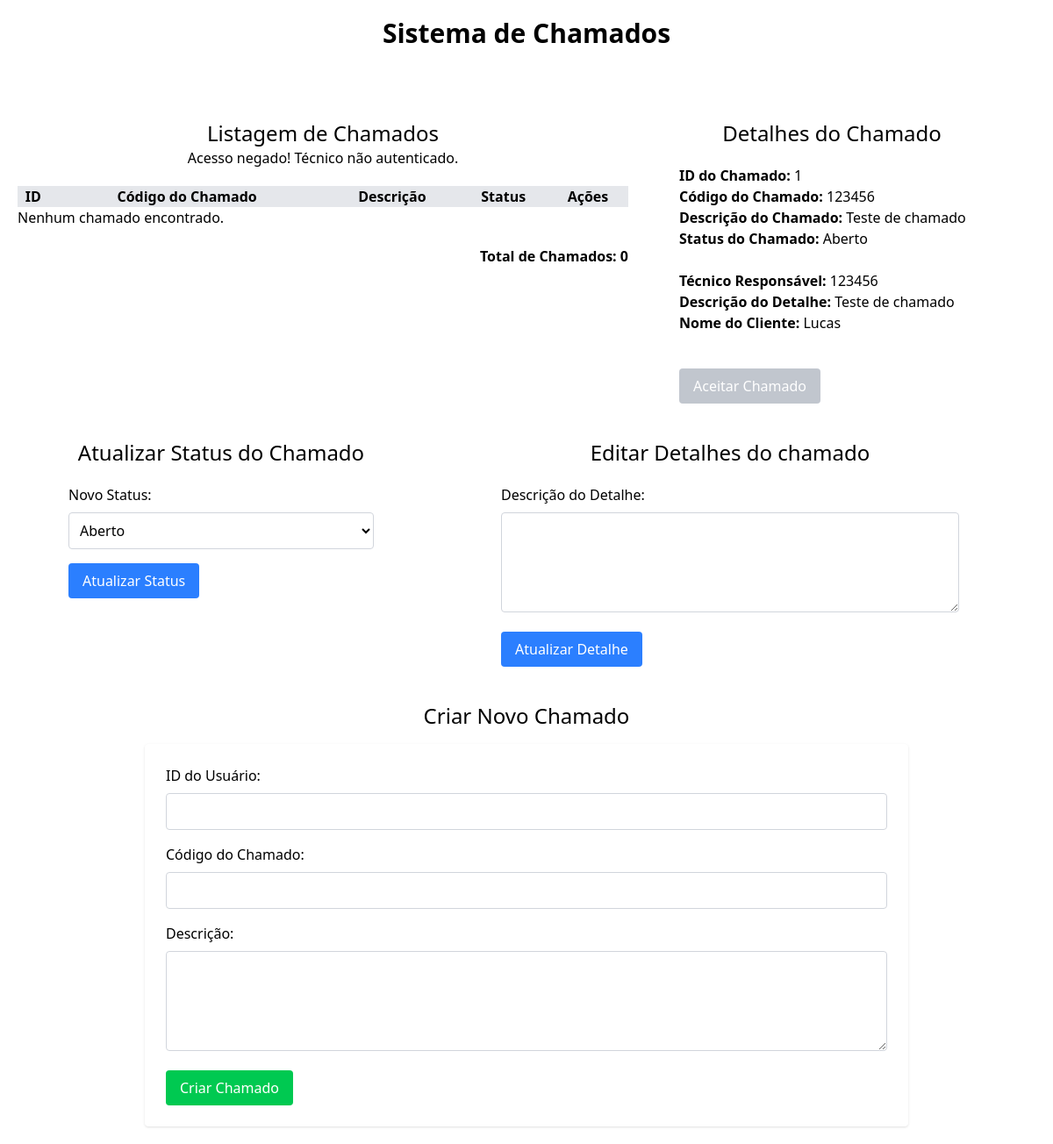
Screenshot of /view/chamados.php?id=1 with the database file from the repository.
### tables this page shows
CREATE TABLE IF NOT EXISTS Calleds(
    id INT AUTO_INCREMENT primary key,
    id_user INT NOT NULL,
    code_called INT NOT NULL UNIQUE,
    description VARCHAR(255) NOT NULL,
    estatus VARCHAR(255) NOT NULL DEFAULT 'Aberto',
    created_at TIMESTAMP DEFAULT CURRENT_TIMESTAMP,
    updated_at TIMESTAMP DEFAULT CURRENT_TIMESTAMP ON UPDATE CURRENT_TIMESTAMP,
    FOREIGN KEY (id_user) REFERENCES Users(id) ON DELETE CASCADE
);

CREATE TABLE IF NOT EXISTS Calleds_technicians(
    id INT AUTO_INCREMENT primary key,
    id_called INT NOT NULL,
    id_technician INT NOT NULL,
    matricula_technician VARCHAR(255) NOT NULL,
    description VARCHAR(255) NULL,
    created_at TIMESTAMP DEFAULT CURRENT_TIMESTAMP,
    updated_at TIMESTAMP DEFAULT CURRENT_TIMESTAMP ON UPDATE CURRENT_TIMESTAMP,
    FOREIGN KEY (id_called) REFERENCES Calleds(id) ON DELETE CASCADE,
    FOREIGN KEY (id_technician) REFERENCES Technicians(id) ON DELETE CASCADE
);

CREATE TABLE IF NOT EXISTS Users(
    id INT AUTO_INCREMENT primary key,
    name VARCHAR(255) NOT NULL,
    cpf VARCHAR(255) NOT NULL UNIQUE,
    email VARCHAR(255) NOT NULL UNIQUE,
    telephone VARCHAR(255) NOT NULL,
    password VARCHAR(255) NOT NULL,
    tipo VARCHAR(255) NOT NULL DEFAULT 'user',
    estatus VARCHAR(255) NOT NULL DEFAULT 'active',
    created_at TIMESTAMP DEFAULT CURRENT_TIMESTAMP,
    updated_at TIMESTAMP DEFAULT CURRENT_TIMESTAMP ON UPDATE CURRENT_TIMESTAMP
);

### controller/authCalled.php (called while the page is built, shortened)
<?php
class CalledTechnicians
{
    private function isAuthenticated()
    {
        return isset($_SESSION['user']['matricula']) && isset($_SESSION['token']);
    }
    public function listAllCalleds()
    {
        if (!$this->isAuthenticated()) {
            return false;
        }
        $calledTechniciansModel = new TechniciansCalled();
        $calleds = $calledTechniciansModel->listAllCalleds();
        return $calleds;
    }
}

### model/userCalled.php (called while the page is built, shortened)
<?php
require_once '../factory/conexao.php';
class userCalled
{
    private $db;
    public function __construct()
    {
        $dbInstance = new Caminho();
        $this->db = $dbInstance->getConn();
    }
    public function getDetailsUSer($idCalled)
    {
        try {
            $query = "SELECT
                c.id AS called_id,
                c.code_called,
                c.description AS called_description,
                c.estatus AS called_status,
                ct.id AS detail_id,
                ct.id_technician,
                ct.matricula_technician,
                ct.description AS detail_description,
                u.name AS client_name
                  FROM Calleds c
                  LEFT JOIN Calleds_technicians ct ON c.id = ct.id_called
                  LEFT JOIN Users u ON c.id_user = u.id
                  WHERE c.id = ?";
            $stmt = $this->db->prepare($query);
            $stmt->execute([$idCalled]);
            $result = $stmt->fetch(PDO::FETCH_ASSOC);
            return $result ? $result : null;
        } catch (PDOException $e) {
            error_log("Erro ao obter detalhes do chamado: " . $e->getMessage());
            return false;
        }
    }
}

### factory/conexao.php (called while the page is built)
<?php
class Caminho
{
    public static $usuario = "root";
    public static $senha = "";
    public static $connect = null;
    private static function Conectar()
    {
        try {
            if (self::$connect == null) {
                self::$connect = new PDO(
                        'mysql:host=localhost;
                     dbname=technical_enterprise;',
                        self::$usuario,
                        self::$senha
                    );
            }
        } catch (Exception $ex) {
            echo 'Mensagem: ' . $ex->getMessage();
            die;
        }
        return self::$connect;
    }
    public function getConn()
    {
        return self::Conectar();
    }
}

### view/chamados.php (the view, shortened to what this page needs)
<?php require_once '../model/userCalled.php'; ?>
<?php require_once '../controller/authCalled.php'; ?>
<!DOCTYPE html>
<html lang="pt-br">
<head>
    <script src="https://cdn.jsdelivr.net/npm/@tailwindcss/browser@4"></script>
</head>
<body>
    <header>
        <h1 class="text-3xl flex justify-center my-5 font-semibold">Sistema de Chamados</h1>
    </header>
    <section class="w-full p-5">
        <section id="chamados" class="w-full flex flex-row">
            <section id="listagem" class="w-3/5 flex flex-col items-center mt-10">
                <h2 class="text-2xl flex justify-center">Listagem de Chamados</h2>
                <table class="w-full px-5 mt-5 justify-center [&>td]:text-center">
                    <thead class="bg-gray-200">
                        <tr>
                            <th>ID</th>
                            <th>Código do Chamado</th>
                            <th>Descrição</th>
                            <th>Status</th>
                            <th>Ações</th>
                        </tr>
                    </thead>
                    <tbody>
                        <?php
                        $techniciansCalled = new CalledTechnicians();
                        $calleds = $techniciansCalled->listAllCalleds();
                        if ($calleds) {
                            foreach ($calleds as $called) {
                                echo "<tr>";
                                echo "<td class='text-center'>" . htmlspecialchars($called['id']) . "</td>";
                                echo "<td class='text-center'>" . htmlspecialchars($called['code_called']) . "</td>";
                                echo "<td class='text-center'>" . htmlspecialchars($called['description']) . "</td>";
                                echo "<td class='text-center'>" . htmlspecialchars($called['estatus']) . "</td>";
                                echo "<td class='text-center'>";
                                echo "<a href='?id=" . htmlspecialchars($called['id']) . "' class='text-blue-500 underline'>Ver Detalhes</a> | ";
                                echo "<form method='POST' action='' style='display:inline'>
        <input type='hidden' name='deleteCalledId' value='" . htmlspecialchars($called['id']) . "'>
        <button type='submit' class='text-red-500 underline ml-1' onclick=\"return confirm('Tem certeza que deseja deletar este chamado?')\">Deletar</button>
      </form>";
                                echo "</td>";
                                echo "</tr>";
                            }
                        } else {
                            echo "<tr><td colspan='5'>Nenhum chamado encontrado.</td></tr>";
                        }
                        ?>
                    </tbody>
                    <tfoot>
                        <tr>
                            <td colspan="5" class="text-end font-semibold pt-5">Total de Chamados: <?php
                                                                                                    if (isset($calleds) && is_array($calleds)) {
                                                                                                        echo count($calleds);
                                                                                                    } else {
                                                                                                        echo 0;
                                                                                                    } ?></td>
                        </tr>
                    </tfoot>
                </table>
            </section>
            <section id="detalhes" class="w-2/5 flex flex-col items-center mt-10">
                <h2 class="text-2xl flex justify-center">Detalhes do Chamado</h2>
                <?php
                if (isset($_GET['id'])) {
                    $idCalled = $_GET['id'];
                    $userCalled = new userCalled();
                    $details = $userCalled->getDetailsUSer($idCalled);
                    if ($details) {
                        echo "<div class='w-3/4 mx-auto mt-5'>";
                        echo "<p><strong>ID do Chamado:</strong> " . htmlspecialchars($details['called_id']) . "</p>";
                        echo "<p><strong>Código do Chamado:</strong> " . htmlspecialchars($details['code_called']) . "</p>";
                        echo "<p><strong>Descrição do Chamado:</strong> " . htmlspecialchars($details['called_description']) . "</p>";
                        echo "<p><strong>Status do Chamado:</strong> " . htmlspecialchars($details['called_status']) . "</p>";
                        echo "<br>";
                        echo "<p><strong>Técnico Responsável:</strong> " . htmlspecialchars($details['matricula_technician']) . "</p>";
                        echo "<p><strong>Descrição do Detalhe:</strong> " . htmlspecialchars($details['detail_description']) . "</p>";
                        echo "<p><strong>Nome do Cliente:</strong> " . htmlspecialchars($details['client_name']) . "</p>";
                        echo "<br>";
                        $disabled = !empty($details['matricula_technician']);
                        $disabledAttr = $disabled ? 'disabled' : '';
                        $buttonClass = $disabled
                            ? 'bg-gray-400 text-white px-4 py-2 rounded cursor-not-allowed opacity-60'
                            : 'bg-green-500 text-white px-4 py-2 rounded hover:bg-green-600';
                        echo "<form action='' method='POST' class='mt-4'>
    <input type='hidden' name='acceptCalledId' value='" . htmlspecialchars($details['called_id']) . "'>
    <button type='submit' name='acceptCalled' class='" . $buttonClass . "' " . $disabledAttr . ">Aceitar Chamado</button>
</form>";
                        echo "</div>";
                    } else {
                        echo "<p>Nenhum detalhe encontrado para o chamado com ID: " . htmlspecialchars($idCalled) . "</p>";
                    }
                }
                ?>
            </section>
        </section>
        <?php
        if (isset($_GET['id'])) { ?>
            <section id="atualizar" class="w-full flex flex-row">
                <section id="atualizar_status" class="w-2/5 flex flex-col items-center mt-10">
                    <h2 class="text-2xl flex justify-center">Atualizar Status do Chamado</h2>
                    <form action="" method="POST" class="w-3/4 mx-auto mt-5">
                        <label for="status" class="block mb-2">Novo Status:</label>
                        <select name="status" id="status" class="border border-gray-300 rounded p-2 mb-4 w-full">
                            <option value="Aberto">Aberto</option>
                        </select>
                        <button type="submit" name="updateStatus" class="bg-blue-500 text-white px-4 py-2 rounded">Atualizar Status</button>
                    </form>
                </section>
                <section id="editar_detalhes" class="w-3/5 flex flex-col items-center mt-10">
                    <h2 class="text-2xl flex justify-center">Editar Detalhes do chamado</h2>
                    <form action="" method="POST" class="w-3/4 mx-auto mt-5">
                        <label for="description" class="block mb-2">Descrição do Detalhe:</label>
                        <textarea name="description" id="description" rows="4" class="border border-gray-300 rounded p-2 mb-4 w-full"></textarea>
                        <button type="submit" name="updateDetail" class="bg-blue-500 text-white px-4 py-2 rounded">Atualizar Detalhe</button>
                    </form>
                </section>
            </section>
        <?php } ?>
        <section id="criar_chamado" class="w-full flex flex-col items-center mt-10">
            <h2 class="text-2xl mb-4">Criar Novo Chamado</h2>
            <form method="POST" action="" class="w-3/4 bg-white p-6 rounded shadow">
                <label for="idUser" class="block mb-2">ID do Usuário:</label>
                <input type="number" name="idUser" id="idUser" required class="border border-gray-300 p-2 rounded w-full mb-4">
                <label for="codeCalled" class="block mb-2">Código do Chamado:</label>
                <input type="text" name="codeCalled" id="codeCalled" required class="border border-gray-300 p-2 rounded w-full mb-4">
                <label for="description" class="block mb-2">Descrição:</label>
                <textarea name="description" id="description" rows="4" required class="border border-gray-300 p-2 rounded w-full mb-4"></textarea>
                <button type="submit" name="createCalled" class="bg-green-500 text-white px-4 py-2 rounded hover:bg-green-600">Criar Chamado</button>
            </form>
        </section>
</body>
</html>

### rows the page displays
calleds: id "1", code_called "123456", description "Teste de chamado", estatus "Aberto", calleds_technicians.matricula_technician "123456", calleds_technicians.description "Teste de chamado", id_user.name "Lucas"
